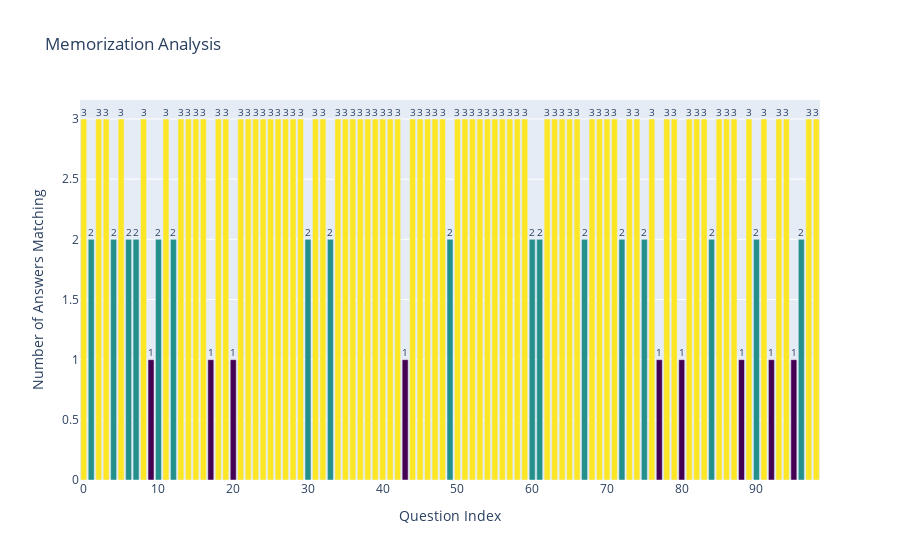

The notebook cell this image was saved under:
### Code cell
import plotly.graph_objs as go

# Calculate the number of matches for each question
combined_df['memorization_count'] = combined_df[['jumbled_options_1_answer', 'jumbled_options_2_answer', 'jumbled_options_0_answer']].apply(lambda x: sum(x == x[0]), axis=1)

# Create a bar chart
bar_trace = go.Bar(x=combined_df.index,
                   y=combined_df['memorization_count'],
                   marker=dict(color=combined_df['memorization_count'], colorscale='Viridis'),
                   hoverinfo='y',
                   text=combined_df['memorization_count'],
                   textposition='outside')

# Create the layout
layout = go.Layout(title='Memorization Analysis',
                   xaxis=dict(title='Question Index'),
                   yaxis=dict(title='Number of Answers Matching'),
                   hovermode='closest')

# Create the figure
fig = go.Figure(data=[bar_trace], layout=layout)

# Show the interactive plot
fig.show()

### Figure 1 — Plotly figure (JSON) as saved in the notebook; plotly's stock layout.template omitted (floating-point values rounded to 4 significant figures)
{"data": [{"hoverinfo": "y", "marker": {"color": [3, 2, 3, 3, 2, 3, 2, 2, 3, 1, 2, 3, 2, 3, 3, 3, 3, 1, 3, 3, 1, 3, 3, 3, 3, 3, 3, 3, 3, 3, 2, 3, 3, 2, 3, 3, 3, 3, 3, 3, 3, 3, 3, 1, 3, 3, 3, 3, 3, 2, 3, 3, 3, 3, 3, 3, 3, 3, 3, 3, 2, 2, 3, 3, 3, 3, 3, 2, 3, 3, 3, 3, 2, 3, 3, 2, 3, 1, 3, 3, 1, 3, 3, 3, 2, 3, 3, 3, 1, 3, 2, 3, 1, 3, 3, 1, 2, 3, 3], "colorscale": [[0, "#440154"], [0.1111, "#482878"], [0.2222, "#3e4989"], [0.3333, "#31688e"], [0.4444, "#26828e"], [0.5556, "#1f9e89"], [0.6667, "#35b779"], [0.7778, "#6ece58"], [0.8889, "#b5de2b"], [1, "#fde725"]]}, "text": [3, 2, 3, 3, 2, 3, 2, 2, 3, 1, 2, 3, 2, 3, 3, 3, 3, 1, 3, 3, 1, 3, 3, 3, 3, 3, 3, 3, 3, 3, 2, 3, 3, 2, 3, 3, 3, 3, 3, 3, 3, 3, 3, 1, 3, 3, 3, 3, 3, 2, 3, 3, 3, 3, 3, 3, 3, 3, 3, 3, 2, 2, 3, 3, 3, 3, 3, 2, 3, 3, 3, 3, 2, 3, 3, 2, 3, 1, 3, 3, 1, 3, 3, 3, 2, 3, 3, 3, 1, 3, 2, 3, 1, 3, 3, 1, 2, 3, 3], "textposition": "outside", "type": "bar", "x": [0, 1, 2, 3, 4, 5, 6, 7, 8, 9, 10, 11, 12, 13, 14, 15, 16, 17, 18, 19, 20, 21, 22, 23, 24, 25, 26, 27, 28, 29, 30, 31, 32, 33, 34, 35, 36, 37, 38, 39, 40, 41, 42, 43, 44, 45, 46, 47, 48, 49, 50, 51, 52, 53, 54, 55, 56, 57, 58, 59, 60, 61, 62, 63, 64, 65, 66, 67, 68, 69, 70, 71, 72, 73, 74, 75, 76, 77, 78, 79, 80, 81, 82, 83, 84, 85, 86, 87, 88, 89, 90, 91, 92, 93, 94, 95, 96, 97, 98], "y": [3, 2, 3, 3, 2, 3, 2, 2, 3, 1, 2, 3, 2, 3, 3, 3, 3, 1, 3, 3, 1, 3, 3, 3, 3, 3, 3, 3, 3, 3, 2, 3, 3, 2, 3, 3, 3, 3, 3, 3, 3, 3, 3, 1, 3, 3, 3, 3, 3, 2, 3, 3, 3, 3, 3, 3, 3, 3, 3, 3, 2, 2, 3, 3, 3, 3, 3, 2, 3, 3, 3, 3, 2, 3, 3, 2, 3, 1, 3, 3, 1, 3, 3, 3, 2, 3, 3, 3, 1, 3, 2, 3, 1, 3, 3, 1, 2, 3, 3]}], "layout": {"hovermode": "closest", "title": {"text": "Memorization Analysis"}, "xaxis": {"title": {"text": "Question Index"}}, "yaxis": {"title": {"text": "Number of Answers Matching"}}}}
